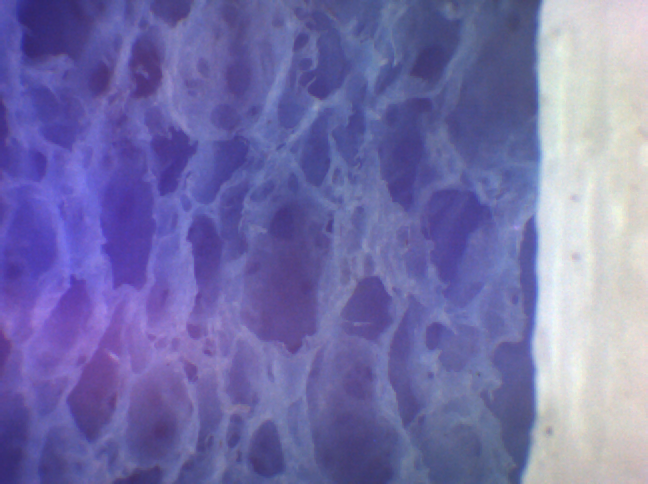
#> input picture Image Analysis/3_code/6_improvingPointTracking/Images2/Default_0576_Mode2D_VideoImage.png, 648 x 484 px, found by its file name; its folder holds only this picture in this run
$ jupyter execute --allow-errors MainCode.ipynb   (shell and % lines are left out)
#> lines starting #> are read from the running program, lines starting #| are printed output that depends on the picture; after the words box and inside, x2 and y2 are one past the last pixel; in counts of white or black regions, pixels touching at a corner belong together
[cell 1]
from PIL import Image, ImageFilter
import numpy as np
from matplotlib import pyplot as plt
import skimage
import os

[cell 2]
def findClosest(regions, targetLoc):
    #Finds the closest region in 'regions' to 'targetLoc'
    #'targetLoc' is a tuple with (x, y)
    minDist = np.inf
    closestIndex = -1
    closest = 0

    for i in range(len(regions)):
        r = regions[i].centroid
        xdiff = targetLoc[0] - r[0]
        ydiff = targetLoc[1] - r[1]
        dist = xdiff**2 + ydiff**2
        if dist < minDist:
            minDist = dist
            closestIndex = i
            closest = regions[i]

    return closest, closestIndex

[cell 3]
def isolatePores(im):
    im = im.filter(ImageFilter.GaussianBlur(radius=3))
    backgroundlight = im.filter(ImageFilter.GaussianBlur(radius=50))
    imdata = np.asarray(im.getdata()).reshape((im.height, im.width))
    bglightdata = np.asarray(backgroundlight.getdata()).reshape((im.height, im.width))

    rectifiedIm = bglightdata - imdata
    rectifiedIm = (rectifiedIm > 5)
    rectifiedIm = skimage.morphology.opening(rectifiedIm)


    labeled = skimage.measure.label(rectifiedIm)
    regions = skimage.measure.regionprops(labeled)

    return regions, labeled

[cell 4]
#find the file names in the given directory and sort them into alphabetical order, these will be loaded
directory = "Images2"
files = sorted(os.listdir(directory))

try:
     ims = [Image.open(directory + "\\" + f).convert('L') for f in files]
#> ims = 1 item
     print(f"{len(ims)} Files Loaded")
#| 1 Files Loaded
except Exception as e:
     print("Files failed to load")
     print(e)
     #add something in to handle this error

[cell 5]
#select the pore to track in the first image
regions, _ = isolatePores(ims[0])
#> in isolatePores, `im = im.filter(ImageFilter.GaussianBlur(radius=3))`:
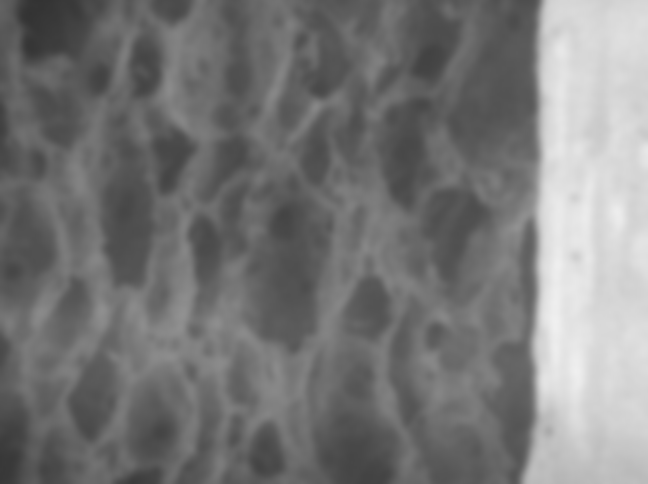
#> im: PIL image 648x484 L; min 51, max 240, mean 119.9
#> in isolatePores, `backgroundlight = im.filter(ImageFilter.GaussianBlur(radius=50))`:
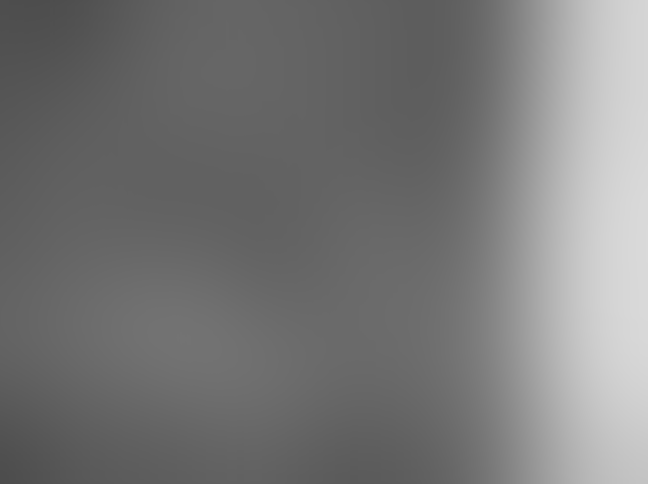
#> backgroundlight: PIL image 648x484 L; min 76, max 218, mean 119.5
#> in isolatePores, `rectifiedIm = bglightdata - imdata`:
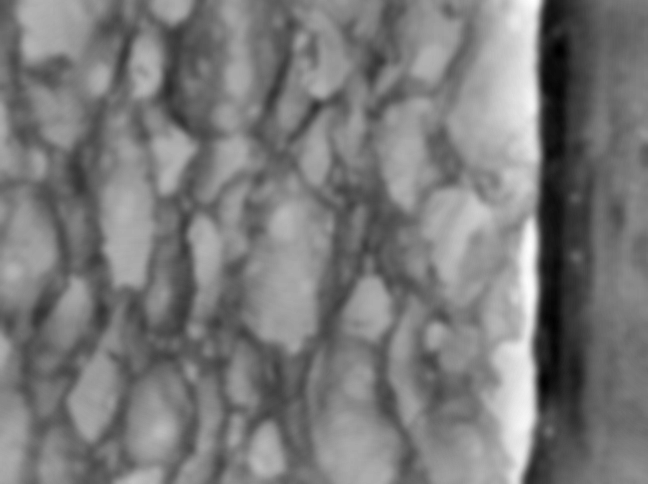
#> rectifiedIm: shape (484, 648) int64; min -60, max 64, mean -0.4; drawn with min black and max white
#> in isolatePores, `rectifiedIm = (rectifiedIm > 5)`:
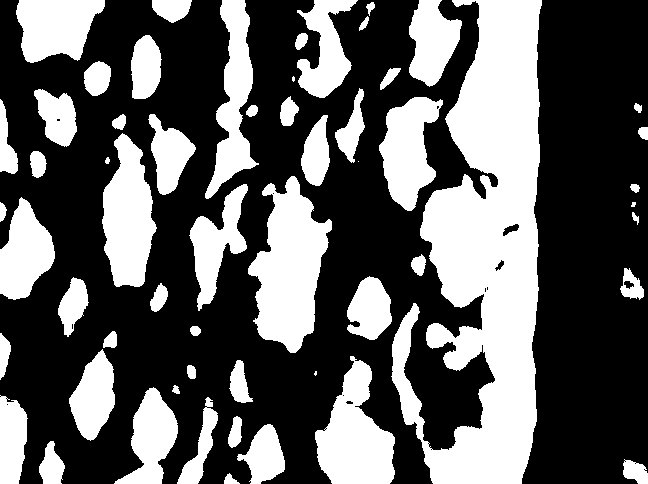
#> rectifiedIm: shape (484, 648) bool; 37.1% white; 57 white regions (3 under 20 px), largest, box (x1, y1, x2, y2) and area: (391, 0, 542, 484) 40651, (248, 176, 332, 353) 8707, (315, 356, 395, 484) 6040
#> in isolatePores, `rectifiedIm = skimage.morphology.opening(rectifiedIm)`:
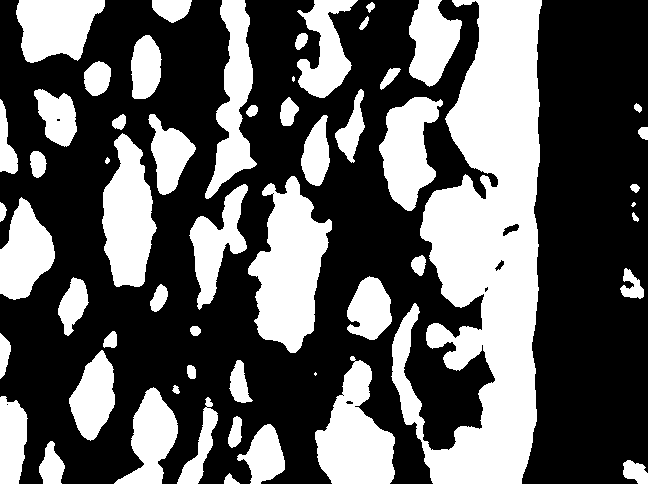
#> rectifiedIm: shape (484, 648) bool; 37.1% white; 56 white regions (3 under 20 px)
#> in isolatePores, `labeled = skimage.measure.label(rectifiedIm)`:
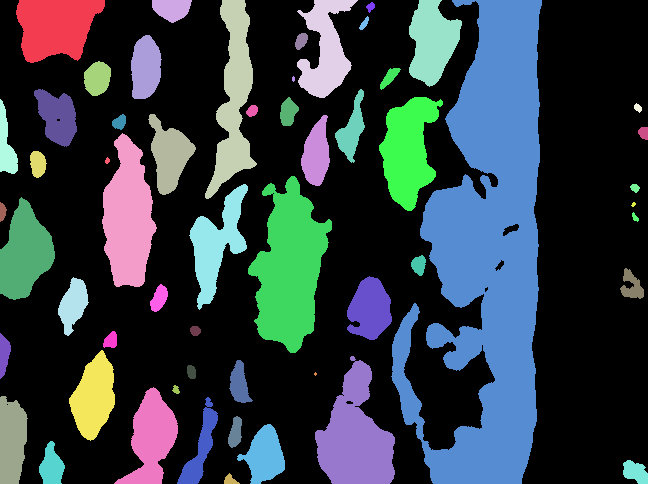
#> labeled: shape (484, 648) int32; 57 distinct labels, from 0 to 56; one colour per label, 0 black
#> in isolatePores, `regions = skimage.measure.regionprops(labeled)`: regions = 56 regions; largest, box (x1, y1, x2, y2) and area: (391, 0, 542, 484) 40619, (248, 176, 332, 353) 8698, (315, 356, 395, 484) 6029, (102, 133, 157, 287) 5650, (205, 0, 257, 199) 4605
#Find the region with the largest area
areas = [r.area for r in regions]
#> areas = 56 values, max 40619 at index 5, min 8 at index 46, mean 2075.7
sortedAreasIndexs = np.argsort(areas)[::-1]
#> sortedAreasIndexs = 56 values, max 55 at index 44, min 0 at index 6, mean 27.5
selectedPore = sortedAreasIndexs[1]
#> selectedPore = 27
targetPore = regions[selectedPore]


frames = []

width = []
height = []

bbox = targetPore.bbox
#> bbox = (176, 248, 353, 332)
height.append(bbox[2] - bbox[0])
width.append(bbox[3] - bbox[1])

for i in range(1, len(ims)):
     regions, labeled = isolatePores(ims[i])

     targetPore, closestIndex = findClosest(regions, targetPore.centroid)

     #add the selected pore image onto the background image
     binaryImage = labeled == closestIndex + 1
     outImage = np.where(binaryImage, 1, ims[i])

     newIm = Image.fromarray(outImage)

     #track width and height of box
     bbox = targetPore.bbox
     height.append(bbox[2] - bbox[0])
     width.append(bbox[3] - bbox[1])


     frames.append(newIm.convert('P'))
#> this loop made 0 passes
#> after the loop, frames = []; height = [177]; width = [84]


#> (the rest of this cell did not finish here and is left out)

[cell 6]
im = ims[0]

im = im.filter(ImageFilter.GaussianBlur(radius=3))

count = 0
for i in range(10, 100, 10):
    count += 1
    backgroundlight = im.filter(ImageFilter.GaussianBlur(radius=i))
    plt.subplot(3, 3, count)
    plt.imshow(backgroundlight)
#> this loop made 9 passes
#> pass 2, `backgroundlight = im.filter(ImageFilter.GaussianBlur(radius=i))`:
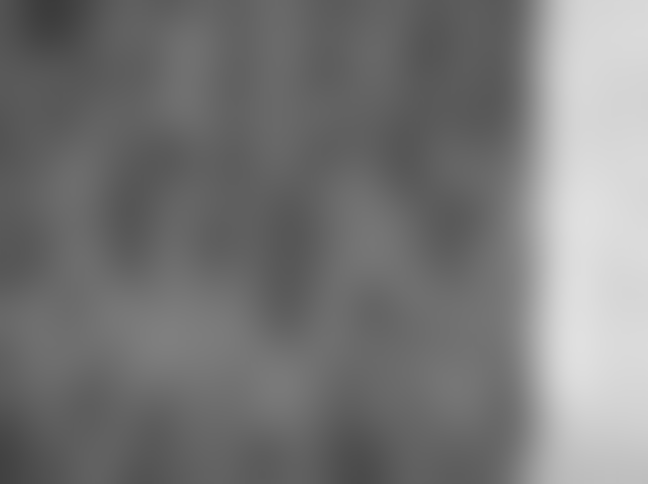
#> backgroundlight: PIL image 648x484 L; min 59, max 224, mean 119.8
#> after the loop, count = 9

plt.show()
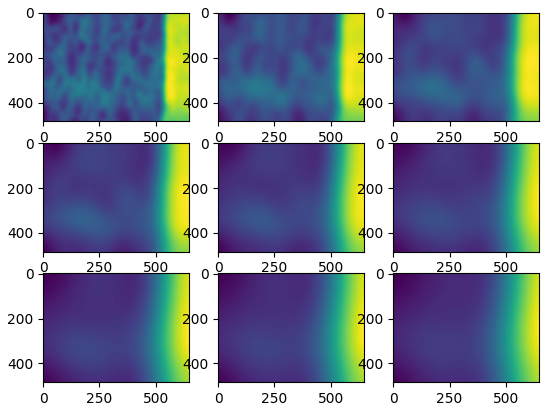
#> figure drawn by matplotlib, 9 panels

[cell 7]
#convert all images to np arrays
imsArr = []
for im in ims:
    imsArr.append(np.asarray(im.getdata()).reshape((im.height, im.width)))
#> this loop made 1 pass
#> after the loop, imsArr = 1 item

[cell 8]
#first we need to crop the images to remove the block - we only want to look at sponge

#find the left wall of the block in each image
wallLocs = np.empty(0)
#> wallLocs = empty array
for imArr in imsArr:

    maxVal = np.max(imArr[:,0:400])  #find the max of the leftmost 400 pixels

    #find any pixels more than 10% bigger than the max on the left
    #should isolate the block on the right

    isolatedBlock = (imArr > (maxVal*1.2))
    col_index = 0
    for col_index in range(isolatedBlock.shape[1]):
        if np.any(isolatedBlock[:, col_index] == 1):
            break

    wallLocs = np.append(wallLocs, col_index)
#> this loop made 1 pass
#> (maxVal, wallLocs) on pass 1: (157, [528])
#> pass 1, `isolatedBlock = (imArr > (maxVal*1.2))`:
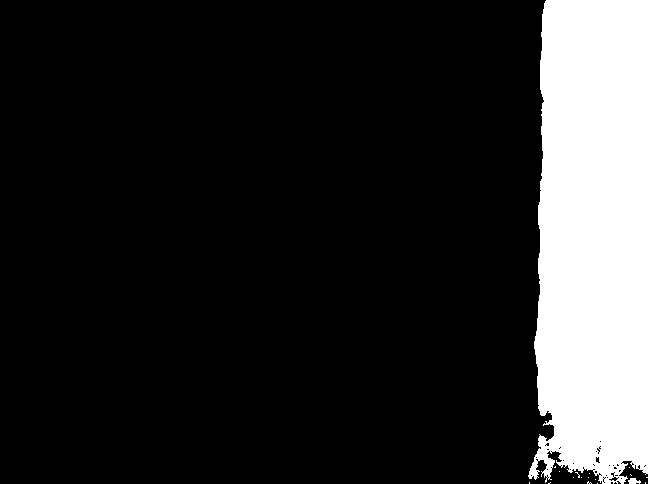
#> isolatedBlock: shape (484, 648) bool; 16.2% white; 18 white regions (16 under 20 px), largest, box (x1, y1, x2, y2) and area: (528, 0, 648, 484) 50837, (628, 478, 641, 484) 55


wallLocs -= 10 #take away a 10 pixel buffer from the wall, ensure we are really off it
#> wallLocs = [518]
newImWidth = np.min(wallLocs) #find the minimum image width (the one with the left most wall)
#> newImWidth = 518

croppedIms = []
i = 0
for imArr in imsArr:
    currentWallLoc = wallLocs[i]
    croppedIms.append(imArr[:,int(currentWallLoc-newImWidth):int(currentWallLoc)])
    i += 1
#> this loop made 1 pass
#> (currentWallLoc, i) on pass 1: (518, 1)
#> after the loop, croppedIms = 1 item; i = 1

[cell 9]
frames = []

#> (the rest of this cell did not finish here and is left out)

[cell 10]
frames = []

#> (the rest of this cell did not finish here and is left out)

#> (a cell that did not finish here is left out)

#> (a cell that did not finish here is left out)

[cell 13]
#tracking centroids  from frame to frame

goodPores = [0,1,7,8,9,10,11,12,13,15,18,19,20,21,22,23,24,25,29,30,31,33,35,36,38,48,50,51]

pointLocations = np.zeros((len(croppedIms), len(goodPores), 2))
#> pointLocations = 28 pairs, first value 0 to 0, second value 0 to 0

centroidFrames = []
for i in range(0, len(croppedIms)):
    centroidFrames.append(np.zeros(np.shape(croppedIms[0])))
#> after the loop, centroidFrames = 1 item

#> (the rest of this cell did not finish here and is left out)

[cell 14]
centroidImages = []
for centroidFrame in centroidFrames:
    centroidImages.append(Image.fromarray(centroidFrame*255))
#> after the loop, centroidImages = 1 item
centroidImages[0].save("centroids.gif", save_all=True, append_images=centroidImages[1:], duration = 200, loop=0)

[cell 15]
centroidImages = []
frames = []
i=0
#> (the rest of this cell did not finish here and is left out)

[cell 16]
#tracking bbox corners  from frame to frame
#trying to get 4x the points

goodPores = [1,3,4,5,6,8,11,13,15,16,17,18,19,21,23,24,25,27,28,32,35,36,40,44,47]

pointsFrames = []
for i in range(0, len(croppedIms)):
    pointsFrames.append(np.zeros(np.shape(croppedIms[0])))
#> after the loop, pointsFrames = 1 item

#> (the rest of this cell did not finish here and is left out)

[cell 17]
frames = []
i=0
#> (the rest of this cell did not finish here and is left out)

Seems like centroids work better

Going to now try and find the strain map

[cell 18]
pointLocations[:,1,:] #locaitons of point with index 1 over all frames
#> Out = [[0, 0]]

[cell 19]
#now we need to find displacements:
    #discard first frame
    #find difference of each point from its starting location for each frame

croppedPointLocations = pointLocations[1:,:,:] #discard first frame
#> croppedPointLocations = empty array

displacements = np.zeros(croppedPointLocations.shape)
#> displacements = empty array

#> (the rest of this cell did not finish here and is left out)
